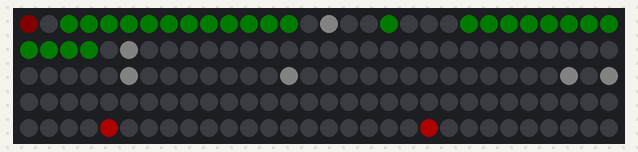
This sketch was run on a simulated Arduino Uno, built with avr-gcc and run on an emulated ATmega328P. On the bench: 150 RGB LEDs in strip order, left to right, continuing on the next row. Dim RGB values are drawn brighter than linear; random numbers use the default seed unless the sketch sets one.

Above: at 0.93 s.

The sketch:

TTC.ino
```cpp
#include <FastLED.h>
#define NUM_LEDS 150
#define DATA_PIN 6
#define BRIGHTNESS 50
#define TRAINTRAVEL 15 //10 or 1 or 15
#define STATIONWAIT 15 //10 or 0.5 or 15
#define SPEED 2 //1 or 0.5 or 2
#define COL_TRANSFER CRGB::White
#define BORDER_START 115
#define LOWER_BRIGHTNESS_OF_LINES_PERCENT 220

CRGB leds[NUM_LEDS];
int currentTransferStop = -1;
int lines[8][45] ={{0,1,2,3,4,5,6,7,8,9,10,11,12,13,15,87,18,73,22,23,24,25,26,27,28,29,30,31,32,33,35,-1},
                  {36,37,40,41,42,-1},
                  {51,53,55,57,65,-1},
                  {63,64,65,66,67,68,69,70,71,72,73,74,75,76,77,78,80,82,83,84,85,86,87,89,90,91,95,96,97,98,99,100,102,103,104,105,107,108,0,0,0,-1},
                  {35,33,32,31,30,29,28,27,26,25,24,23,22,73,18,87,15,13,12,11,10,9,8,7,6,5,4,3,2,1,0,-1},
                  {42,41,40,37,36,-1},
                  {65,57,55,53,51,-1},
                  {108,107,105,104,103,102,100,99,98,97,96,95,91,90,89,87,86,85,84,83,82,80,78,77,76,75,74,73,72,71,70,69,68,67,66,65,64,63,-1}};

int transferStations[] = {15,35,65,73,87,89};
int transferStationsYellow[] = {65,73,87,89,15};
int transferStationsPurple = 65;
int transferStationsBlue = 35;
int transferStationsGreen[] = {15,89,87,73,35}; //15 and 89 are grouped
int lineSize[] = {31,6,4,38,31,6,4,38};//36


void setup() {
  Serial.begin(9600);
  FastLED.addLeds<NEOPIXEL, DATA_PIN>(leds, NUM_LEDS);
  FastLED.setBrightness(BRIGHTNESS);
  randomSeed(analogRead(0));

  //test all leds...

  // for(int trainStop = 0; trainStop < findLength(0); trainStop++){
  //   leds[lines[0][trainStop]] = CRGB::Green;
  //   counterDelay(30);
  //   FastLED.show();
  // }
  // counterDelay(50);
  // for(int trainStop = 0; trainStop < findLength(1); trainStop++){
  //   leds[lines[1][trainStop]] = CRGB::Blue;
  //   counterDelay(30);
  //   FastLED.show();
  // }
  // counterDelay(50);
  // for(int trainStop = 0; trainStop < findLength(2); trainStop++){
  //   leds[lines[2][trainStop]] = CRGB::Purple;
  //   counterDelay(30);
  //   FastLED.show();
  // }
  // counterDelay(50);
  // for(int trainStop = 0; trainStop < findLength(3); trainStop++){
  //   leds[lines[3][trainStop]] = CRGB::Yellow;
  //   counterDelay(30);
  //   FastLED.show();
  // }
  // counterDelay(100);
  // for(int trainStop = 0; trainStop < findLength(0); trainStop++){
  //   leds[lines[0][trainStop]] = CRGB::Black;
  //   counterDelay(10);
  //   FastLED.show();
  // }
  // counterDelay(10);
  // for(int trainStop = 0; trainStop < findLength(1); trainStop++){
  //   leds[lines[1][trainStop]] = CRGB::Black;
  //   counterDelay(10);
  //   FastLED.show();
  // }
  // counterDelay(10);
  // for(int trainStop = 0; trainStop < findLength(2); trainStop++){
  //   leds[lines[2][trainStop]] = CRGB::Black;
  //   counterDelay(10);
  //   FastLED.show();
  // }
  // counterDelay(10);
  // for(int trainStop = 0; trainStop < findLength(3); trainStop++){
  //   leds[lines[3][trainStop]] = CRGB::Black;
  //   counterDelay(10);
  //   FastLED.show();
  // }

  // counterDelay(100);

  // for(int trainStop = 0; trainStop < findLength(7); trainStop++){
  //   leds[lines[7][trainStop]] = CRGB::Yellow;
  //   counterDelay(30);
  //   FastLED.show();
  // }
  // counterDelay(50);
  // for(int trainStop = 0; trainStop < findLength(6); trainStop++){
  //   leds[lines[6][trainStop]] = CRGB::Purple;
  //   counterDelay(30);
  //   FastLED.show();
  // }
  // counterDelay(50);
  // for(int trainStop = 0; trainStop < findLength(5); trainStop++){
  //   leds[lines[5][trainStop]] = CRGB::Blue;
  //   counterDelay(30);
  //   FastLED.show();
  // }
  // counterDelay(50);
  // for(int trainStop = 0; trainStop < findLength(4); trainStop++){
  //   leds[lines[4][trainStop]] = CRGB::Green;
  //   counterDelay(30);
  //   FastLED.show();
  // }
  // counterDelay(10);
  // for(int trainStop = 0; trainStop < findLength(7); trainStop++){
  //   leds[lines[7][trainStop]] = CRGB::Black;
  //   counterDelay(10);
  //   FastLED.show();
  // }
  // counterDelay(10);
  // for(int trainStop = 0; trainStop < findLength(6); trainStop++){
  //   leds[lines[6][trainStop]] = CRGB::Black;
  //   counterDelay(10);
  //   FastLED.show();
  // }
  // counterDelay(10);
  // for(int trainStop = 0; trainStop < findLength(5); trainStop++){
  //   leds[lines[5][trainStop]] = CRGB::Black;
  //   counterDelay(10);
  //   FastLED.show();
  // }
  // counterDelay(10);
  // for(int trainStop = 0; trainStop < findLength(4); trainStop++){
  //   leds[lines[4][trainStop]] = CRGB::Black;
  //   counterDelay(10);
  //   FastLED.show();
  // }
  // while (true){
  // for(int i=0; i< 120; i++){
  //   leds[i] = CRGB::Yellow;
  //   counterDelay(20);
  //   FastLED.show();
  // }
  //   counterDelay(5000);

  // for(int i=0; i< 120; i++){
  //   leds[i] = CRGB::Black;
  //   counterDelay(20);
  //   FastLED.show();
  // }
  // }
  // counterDelay(10000);
}

void turnOnColour(int led, int lineID){
  if (lineID == 0 || lineID == 4){
    leds[led] = CRGB::Green;
    leds[led].fadeToBlackBy(LOWER_BRIGHTNESS_OF_LINES_PERCENT);
  } else if (lineID == 1 || lineID == 5){
    leds[led] = CRGB::Blue;
    leds[led].fadeToBlackBy(LOWER_BRIGHTNESS_OF_LINES_PERCENT);
  } else if (lineID == 2 || lineID == 6){
    leds[led] = CRGB::Purple;
    leds[led].fadeToBlackBy(LOWER_BRIGHTNESS_OF_LINES_PERCENT);
  } else if (lineID == 3|| lineID == 7){
    leds[led] = CRGB::Yellow;
    leds[led].fadeToBlackBy(LOWER_BRIGHTNESS_OF_LINES_PERCENT);
  } else {
    leds[led] = CRGB::Black;
  }
}

int findLength(int lineID){
  for(int i = 0; i < sizeof(lines[lineID])/sizeof(lines[lineID][0]); i++){
    if(lines[lineID][i]==-1){
      if (lineID == 1){
        return i; //number of transfer stops not included in the line , need to subtract
      } else if (lineID == 3){
        return i-3;
      }
      return i;
    }
  }
  return 0;
}

void turnOnLine(int line[], int lineID, int onOff){
  for(int trainStop = 0; trainStop < lineSize[lineID]; trainStop++){
    if (onOff == 1){
      turnOnColour(line[trainStop], lineID);
    } else {
      turnOnColour(line[trainStop], -1);
    }
  }
}

void blinkLine(int line[], int lineID){
      for(int blinkCount = 0; blinkCount < STATIONWAIT; blinkCount++){
        turnOnLine(line, lineID, 1);
        counterDelay(500*SPEED);
        FastLED.show();
        turnOnLine(line, lineID, 0);
        counterDelay(500*SPEED);
        FastLED.show();
      }
    return;
}

int checkTransferStop(int currentStop){
  for(int transferStop = 0; transferStop < sizeof(transferStations)/sizeof(transferStations[0]); transferStop++){
    if (currentStop == transferStations[transferStop]){
      return transferStations[transferStop];
    }
  }
  return -1;
}

void showTransferStops(){
  for(int transferStop = 0; transferStop < sizeof(transferStations)/sizeof(transferStations[0]); transferStop++){
    leds[transferStations[transferStop]] = COL_TRANSFER;
    leds[transferStations[transferStop]].fadeToBlackBy(LOWER_BRIGHTNESS_OF_LINES_PERCENT);
  }
  FastLED.show();
}

void removeAll(){
  for(int led = 0; led < BORDER_START-1; led++){
    leds[led] = CRGB::Black;
    counterDelay(0);
    FastLED.show();
  }
}

uint8_t gHue = 0;

void rainbowLine()
{
  gHue++;
  for( uint16_t i = BORDER_START; i < NUM_LEDS; ++i) {
    leds[i].nscale8(255-20);
  }
  int pos = beatsin16(6, BORDER_START, NUM_LEDS-1);
  leds[pos] += CHSV( gHue, 255, 192);
  int pos2 = beatsin16(6, BORDER_START, NUM_LEDS-1);
  leds[BORDER_START + NUM_LEDS-1 - pos2] += CHSV(gHue, 255, 192);
  FastLED.show();
}

void counterDelay(int count){
  int updates = 20;
  int counterWait = 0;
  while (count/updates > counterWait){
    counterWait++;
    delay(updates);
    //put functions here that require constant clock updates
    rainbowLine();
  }
  return;
}

void loop() {
  int currentLine = random(0,8);
  //reset
  removeAll();
  turnOnLine(lines[currentLine], currentLine, 1);
  showTransferStops();
  counterDelay(20);

  FastLED.show();

  for(int trainStop = 0; trainStop < findLength(currentLine); trainStop++){
    currentTransferStop = checkTransferStop(lines[currentLine][trainStop]);
    //it doesn't make sense that the train tavels to the stop is starts on, because it leaves there. it needs to start off red and then just move on
    if(trainStop == 0){
      if (currentTransferStop == -1){
        leds[lines[currentLine][trainStop]] = CRGB::Red;
        leds[lines[currentLine][trainStop]].fadeToBlackBy(LOWER_BRIGHTNESS_OF_LINES_PERCENT);
      } else {
        leds[lines[currentLine][trainStop]] = COL_TRANSFER;
      }
      continue;
    }

    //turn red when train leaves then start flashing
    if (currentTransferStop == -1){
        leds[lines[currentLine][trainStop]] = CRGB::Red;
        leds[lines[currentLine][trainStop]].fadeToBlackBy(LOWER_BRIGHTNESS_OF_LINES_PERCENT);
      } else {
        leds[lines[currentLine][trainStop]] = COL_TRANSFER;
      }
    FastLED.show();

    //flash while train moving
    for(int trainTravelTime = 0; trainTravelTime < TRAINTRAVEL; trainTravelTime++){
      leds[lines[currentLine][trainStop]] = CRGB::Black;
      counterDelay(500*SPEED);
      FastLED.show();
      if (currentTransferStop == -1){
        leds[lines[currentLine][trainStop]] = CRGB::Red;
        leds[lines[currentLine][trainStop]].fadeToBlackBy(LOWER_BRIGHTNESS_OF_LINES_PERCENT);
      } else {
        leds[lines[currentLine][trainStop]] = COL_TRANSFER;
        leds[lines[currentLine][trainStop]].fadeToBlackBy(LOWER_BRIGHTNESS_OF_LINES_PERCENT);
      }
      counterDelay(500*SPEED);
      FastLED.show();
      }
    //train arrived
    if (currentTransferStop == -1){
      counterDelay(1000*STATIONWAIT);
    } else {
      if(currentLine != 0 && currentLine != 4){
        for(int transferStop = 0; transferStop < sizeof(transferStationsGreen)/sizeof(transferStationsGreen[0]); transferStop++){
          if(currentTransferStop == transferStationsGreen[transferStop]){
            blinkLine(lines[0],0);
            showTransferStops();
          }
        }
      }
      if((currentLine !=1 && currentLine != 5) && currentTransferStop == transferStationsBlue){
        blinkLine(lines[1],1);
        showTransferStops();
      } else if((currentLine != 2 && currentLine != 6) && currentTransferStop == transferStationsPurple){
        blinkLine(lines[2],2);
        showTransferStops();
      }
      if(currentLine != 3 && currentLine != 7){
        for(int transferStop = 0; transferStop < sizeof(transferStationsYellow)/sizeof(transferStationsYellow[0]); transferStop++){
          if(currentTransferStop == transferStationsYellow[transferStop]){
              blinkLine(lines[3],3);
              showTransferStops();
          }
        }
      }

    }
  }
}
```
